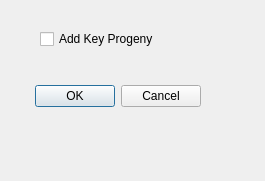
<?xml version="1.0" encoding="UTF-8"?>
<ui version="4.0">
 <class>Dialog</class>
 <widget class="QDialog" name="Dialog">
  <property name="geometry">
   <rect>
    <x>0</x>
    <y>0</y>
    <width>265</width>
    <height>181</height>
   </rect>
  </property>
  <property name="windowTitle">
   <string>Dialog</string>
  </property>
  <widget class="QDialogButtonBox" name="buttonBox">
   <property name="geometry">
    <rect>
     <x>20</x>
     <y>80</y>
     <width>181</width>
     <height>32</height>
    </rect>
   </property>
   <property name="orientation">
    <enum>Qt::Orientation::Horizontal</enum>
   </property>
   <property name="standardButtons">
    <set>QDialogButtonBox::StandardButton::Cancel|QDialogButtonBox::StandardButton::Ok</set>
   </property>
  </widget>
  <widget class="QWidget" name="gridLayoutWidget">
   <property name="geometry">
    <rect>
     <x>40</x>
     <y>29</y>
     <width>128</width>
     <height>20</height>
    </rect>
   </property>
   <layout class="QGridLayout" name="gridLayout">
    <item row="0" column="0">
     <widget class="QCheckBox" name="checkBox">
      <property name="text">
       <string>Add Key Progeny</string>
      </property>
     </widget>
    </item>
   </layout>
  </widget>
 </widget>
 <resources/>
 <connections>
  <connection>
   <sender>buttonBox</sender>
   <signal>accepted()</signal>
   <receiver>Dialog</receiver>
   <slot>accept()</slot>
   <hints>
    <hint type="sourcelabel">
     <x>248</x>
     <y>254</y>
    </hint>
    <hint type="destinationlabel">
     <x>157</x>
     <y>274</y>
    </hint>
   </hints>
  </connection>
  <connection>
   <sender>buttonBox</sender>
   <signal>rejected()</signal>
   <receiver>Dialog</receiver>
   <slot>reject()</slot>
   <hints>
    <hint type="sourcelabel">
     <x>316</x>
     <y>260</y>
    </hint>
    <hint type="destinationlabel">
     <x>286</x>
     <y>274</y>
    </hint>
   </hints>
  </connection>
 </connections>
</ui>
